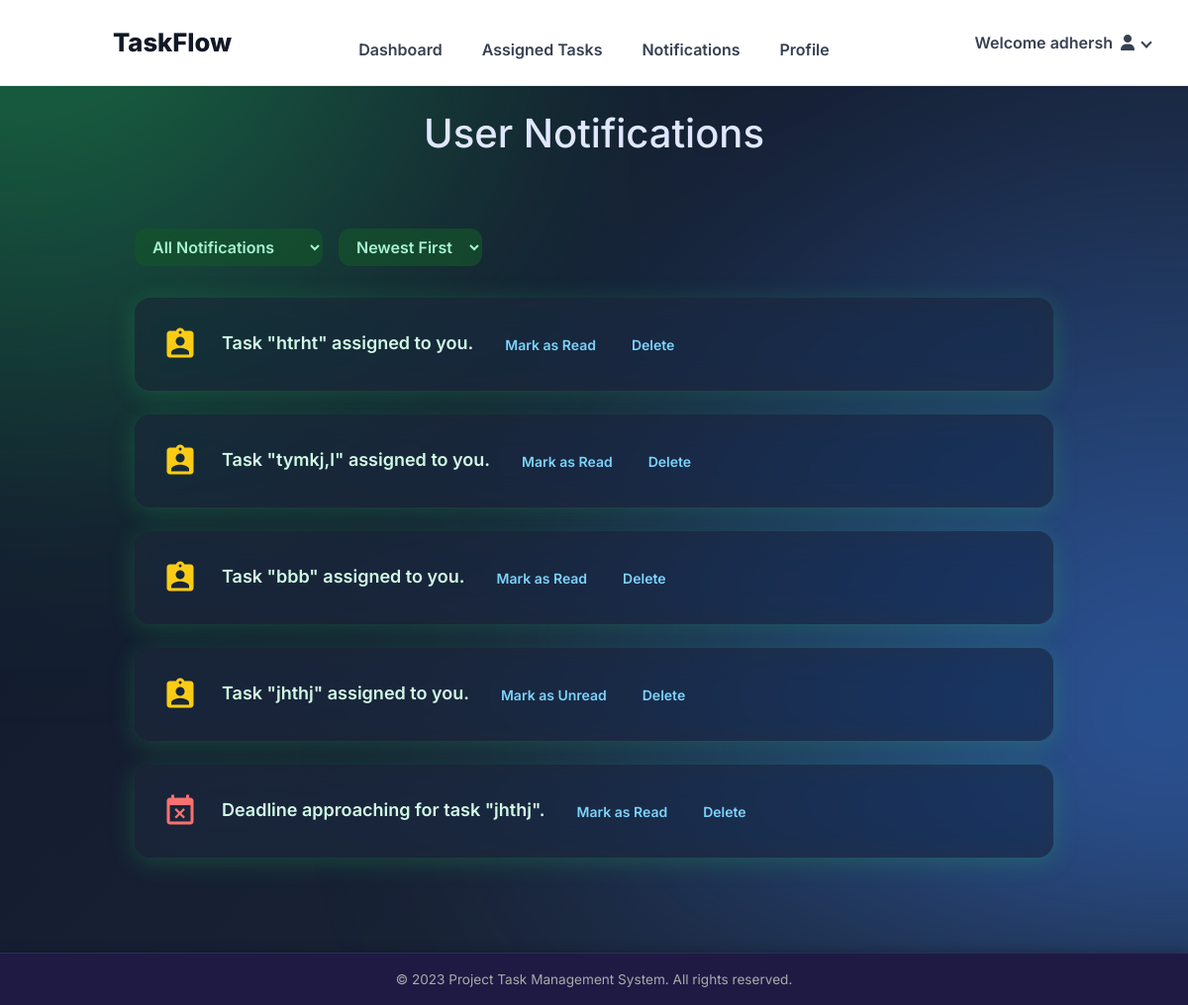
/user_notify/ (signed in), run on an earlier commit of the app's database.
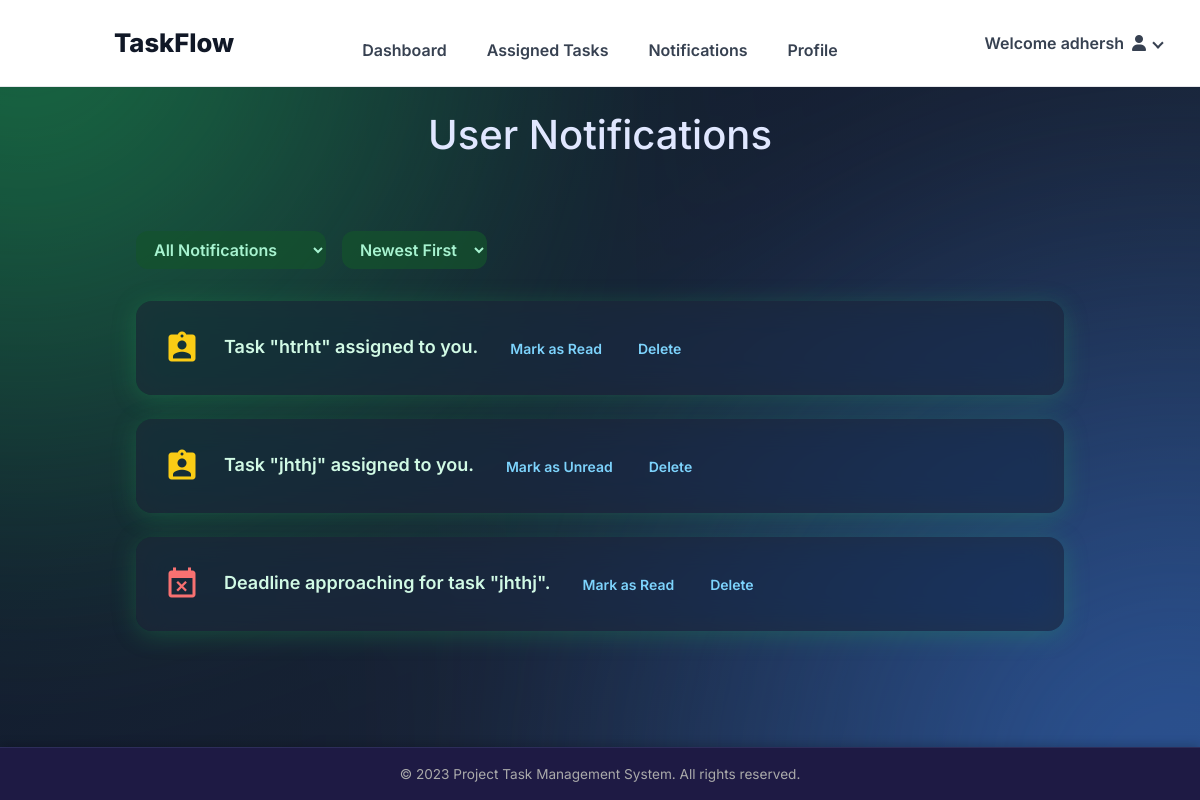
And on a later commit of the database.
### taskflowapp/models.py (models this page shows, shortened)
class Notification(models.Model):
    NOTIFICATION_TYPES = [
        ('assignment', 'Assignment'),
        ('deadline', 'Deadline'),
    ]
    user = models.ForeignKey(User, on_delete=models.CASCADE)
    message = models.TextField()
    type = models.CharField(max_length=20, choices=NOTIFICATION_TYPES)
    timestamp = models.DateTimeField(auto_now_add=True)
    is_read = models.BooleanField(default=False)

### taskflowapp/views.py (the view)
# urls.py: path('user_notify/',views.user_notify,name='user_notify_page'),
def user_notify(request):
    user_id = request.session.get('user_id')
    if not user_id:
        messages.error(request, "You must be logged in to view notifications.")
        return redirect('user_login')
    try:
        user = User.objects.get(id=user_id)
    except User.DoesNotExist:
        messages.error(request, "User not found.")
        return redirect('user_login')
    notifications = Notification.objects.filter(user=user).order_by('-timestamp')
    return render(request, 'user_notification_page.html', {
        'notifications': notifications,
        'user': user
    })

### taskflowapp/templates/user_notification_page.html (shortened to what this page needs)
{% load static %}
{% load humanize %}
<!DOCTYPE html>
<html lang="en">
<head>
  <link href="https://cdn.jsdelivr.net/npm/bootstrap@5.3.7/dist/css/bootstrap.min.css" rel="stylesheet">
  <link rel="stylesheet" href="{% static 'CSS/user_notification.css' %}" />
</head>
<body>
{% include 'user_nav.html'%}
  <h1 class="text-center  my-4">User Notifications</h1>
  <main class="container">
    <div class="filters-bar">
      <select class="filter-select" id="filterType" aria-label="Filter notifications by type" onchange="filterNotifications()">
        <option value="all">All Notifications</option>
      </select>
      <select class="filter-select" id="sortOrder" aria-label="Sort notifications" onchange="sortNotifications()">
        <option value="newest">Newest First</option>
      </select>
    </div>
    <section id="notificationsList" class="notifications-list" aria-live="polite" aria-relevant="additions">
      {% if notifications %}
        {% for n in notifications %}
          <article class="notification-card" tabindex="0" data-type="{{ n.type }}" data-time="{{ n.created_at.timestamp }}">
            <div class="icon-container {% if n.type == 'assignment' %}icon-assignment{% elif n.type == 'deadline' %}icon-deadline{% endif %}">
            </div>
            <div class="message-container">
              <p class="notification-message">{{ n.message }}</p>
            </div>
            <div class="actions">
              <form method="post" action="{% url 'mark_notification_read' n.id %}">
                <button type="submit" class="action-btn">
                  {% if n.is_read %}Mark as Unread{% else %}Mark as Read{% endif %}
                </button>
              </form>
              <form method="post" action="{% url 'delete_notification' n.id %}">
                <button type="submit" class="action-btn">Delete</button>
              </form>
            </div>
          </article>
        {% endfor %}
      {% else %}
        <div id="noNotifications" class="no-notifications">No notifications found.</div>
      {% endif %}
    </section>
  </main>
  {% include 'user_footer.html'%}
</body>
</html>

What changed in the data, as far as the page shows it:
removed Notification: message "Task \"tymkj,l\" assigned to you.", is_read "Mark as Read"
removed Notification: message "Task \"bbb\" assigned to you.", is_read "Mark as Read"
